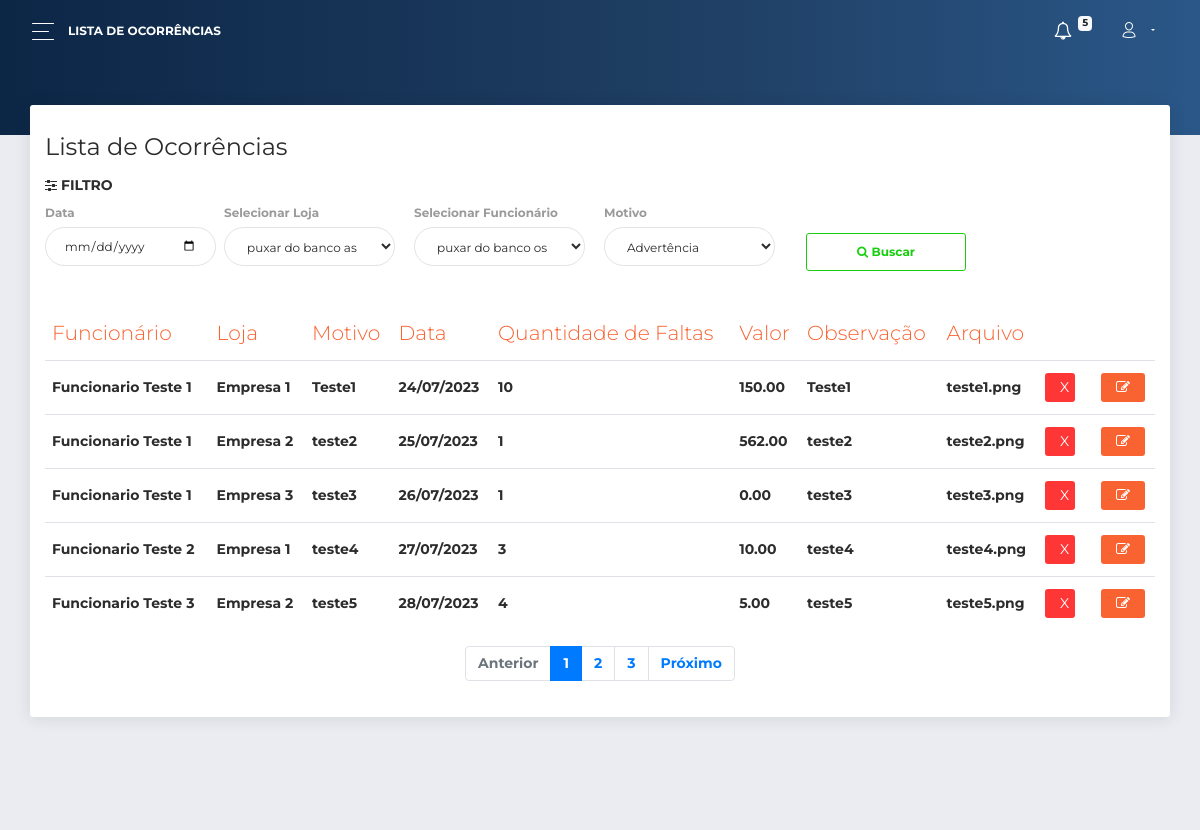
/painel/ocorrencias.php (signed in), run on the app's committed database.
### tables this page shows
CREATE TABLE IF NOT EXISTS `ocorrencias` (
  `id` INT NOT NULL AUTO_INCREMENT,
  `arquivo` TEXT NULL,
  `motivo` VARCHAR(45) NOT NULL,
  `faltas` INT NOT NULL,
  `valor` VARCHAR(45) NOT NULL,
  `observacao` VARCHAR(45) NULL,
  `status` ENUM('Ativo', 'Inativo') NOT NULL,
  `data_criacao` DATETIME NOT NULL,
  `funcionarios_id` INT NOT NULL,
  `empresas_id` INT NOT NULL,
  PRIMARY KEY (`id`),
  INDEX `fk_ocorrencias_funcionarios1_idx` (`funcionarios_id` ASC),
  INDEX `fk_ocorrencias_empresas1_idx` (`empresas_id` ASC),
  CONSTRAINT `fk_ocorrencias_funcionarios1`
    FOREIGN KEY (`funcionarios_id`)
    REFERENCES `funcionarios` (`id`)
    ON DELETE NO ACTION
    ON UPDATE NO ACTION,
  CONSTRAINT `fk_ocorrencias_empresas1`
    FOREIGN KEY (`empresas_id`)
    REFERENCES `empresas` (`id`)
    ON DELETE NO ACTION
    ON UPDATE NO ACTION);

### painel/ocorrencias.php (the view, shortened to what this page needs)
<?php
include_once "../complements/inicio_php.php";
require "../complements/begin_page.php";
$pesquisa_ocorrencias = "SELECT * FROM acessos_ocorrencias WHERE status = 'Ativo' AND usuarios_id =".$_SESSION["id_usuario_login"]['id']." order by data_criacao;";
$resultado_ocorrencias = mysqli_query($conn, $pesquisa_ocorrencias);
?>
<body class="">
  <div class="wrapper ">
    <div class="main-panel" id="main-panel">
      <nav class="navbar navbar-expand-lg navbar-transparent  bg-primary  navbar-absolute">
        <div class="container-fluid">
          <div class="navbar-wrapper">
            <div class="navbar-toggle">
              <button type="button" class="navbar-toggler">
                <span class="navbar-toggler-bar bar1"></span>
                <span class="navbar-toggler-bar bar2"></span>
                <span class="navbar-toggler-bar bar3"></span>
              </button>
            </div>
            <a class="navbar-brand"> Lista de Ocorrências</a>
          </div>
          <div class="collapse navbar-collapse justify-content-end" id="navigation">
            <ul class="navbar-nav">
              <li class="nav-item dropdown">
                <a href="notificacoes.php" class="nav-link">
                  <i class="fa fa-bell-o"></i>
                  <p>
                    <span class="badge badge-light">5</span>
                  </p>
                </a>
              </li>
              <li style="cursor: pointer;" class="nav-item dropdown">
                <a class="nav-link dropdown-toggle" id="navbarDropdownMenuLink" data-toggle="dropdown" aria-haspopup="true" aria-expanded="false">
                  <i class="now-ui-icons users_single-02"></i>
                </a>
              </li>
            </ul>
          </div>
        </div>
      </nav>
      <div class="panel-header panel-header-sm">
      </div>
      <div class="content">
        <div class="row">
          <div class="col-md-12">
            <div class="card">
              <div class="card-header">
                <h4 class="card-title"> Lista de Ocorrências</h4>
                <h6><i class="fa fa-sliders"></i> Filtro</h6>
                <div class="row">
                    <div class="col-md-2 pr-1">
                      <div class="form-group">
                        <label>Data</label>
                        <input type="date" name="data" class="form-control" >
                      </div>
                    </div>
                    <div class="col-md-2 pl-1">
                      <div class="form-group">
                        <label>Selecionar Loja</label>
                        <select name="" class="form-control">
                          <option value="">puxar do banco as empresas que o adm administra</option>
                        </select>
                      </div>
                    </div>
                    <div class="col-md-2 pl-1">
                      <div class="form-group">
                        <label>Selecionar Funcionário</label>
                        <select name="" class="form-control">
                          <option value="">puxar do banco os funcionarios da empresa selecionada</option>
                        </select>
                      </div>
                    </div>
                    <div class="col-md-2 pl-1">
                      <div class="form-group">
                        <label>Motivo</label>
                        <select name="" class="form-control">
                          <option value="">Advertência</option>
                        </select>
                      </div>
                    </div>
                  <div class="col-md-2">
                      <div class="form-group"><br>
                        <button type="submit" name="filtrar" class="btn btn-outline-success" style="width: 100%;"><b><i class="fa fa-search"></i> Buscar</b></button><br>
                      </div>
                    </div>
             </div>
          </div>
              <div class="card-body">
                <div class="table-responsive">
                  <table class="table">
                    <thead class=" text-primary">
                      <th>
                        Funcionário
                      </th>
                      <th>
                        Loja
                      </th>
                      <th>
                        Motivo
                      </th>
                      <th>
                        Data
                      </th>
                      <th>
                        Quantidade de Faltas
                      </th>
                      <th>
                        Valor
                      </th>
                      <th>
                        Observação
                      </th>
                      <th>
                        Arquivo
                      </th>
                      <th>
                      </th>
                      <th>
                      </th>
                    </thead>
                    <tbody>
                      <?php  while ($row_ocorrencias = mysqli_fetch_assoc($resultado_ocorrencias)){ ?>
                      <tr>
                        <td>
                          <?php echo $row_ocorrencias['funcionario_nome_completo'];?>
                        </td>
                        <td>
                          <?php echo $row_ocorrencias['empresa_nome_loja'];?>
                        </td>
                        <td>
                          <?php echo $row_ocorrencias['motivo'];?>
                        </td>
                        <td>
                          <?php echo date("d/m/Y", strtotime($row_ocorrencias['data_criacao']));?>
                        </td>
                        <td>
                          <?php echo $row_ocorrencias['faltas'];?>
                        </td>
                        <td>
                          <?php echo $row_ocorrencias['valor'];?>
                        </td>
                        <td>
                          <?php echo $row_ocorrencias['observacao'];?>
                        </td>
                        <td>
                          <?php echo $row_ocorrencias['arquivo'];?>
                        </td>
                        <td>
                          <form action="" method="get">
                            <button style="width: 60%;"  name="excluir" onclick="myFunction()" class="btn btn-danger btn-sm">X</button>
                        </form>
                        </td>
                        <td>
                          <form action="">
                            <button class="btn btn-primary btn-sm" title="Editar Vendedor"><i class=" fa fa-edit"></i></button>
                        </form>
                        </td>
                      </tr>
                    <?php } ?>
                    </tbody>
                  </table>
                  <nav aria-label="Navegação de página exemplo">
                    <ul class="pagination justify-content-center">
                      <li class="page-item disabled">
                        <a class="page-link" href="#" tabindex="-1">Anterior</a>
                      </li>
                      <li class="page-item active"><a class="page-link" href="#">1</a></li>
                      <li class="page-item"><a class="page-link" href="#">2</a></li>
                      <li class="page-item"><a class="page-link" href="#">3</a></li>
                      <li class="page-item">
                        <a class="page-link" href="#">Próximo</a>
                      </li>
                    </ul>
                  </nav>
                </div>
              </div>
            </div>
          </div>
        </div>
      </div>
      <footer class="footer">
      </footer>
    </div>
  </div>
</body>
</html>

### complements/begin_page.php (shortened to what this page needs)
<!DOCTYPE html>
<html lang="pt">
<head>
  <link rel="stylesheet" href="https://use.fontawesome.com/releases/v5.7.1/css/all.css">
  <link href="assets/css/bootstrap.min.css" rel="stylesheet" />
  <link href="assets/css/now-ui-dashboard.css?v=1.3.0" rel="stylesheet" />
  <link href="assets/css/style.css" rel="stylesheet" />
  <link href="assets/demo/demo.css" rel="stylesheet" />
  <link rel="stylesheet" href="https://cdnjs.cloudflare.com/ajax/libs/font-awesome/4.7.0/css/font-awesome.min.css">
  <link href="https://cdnjs.cloudflare.com/ajax/libs/font-awesome-animation/0.2.1/font-awesome-animation.min.css" rel="stylesheet" />
</head>

### painel/assets/css/style.css (style rules this page uses)
.badge { font-size: 10px; position: relative; top: -8px; left: -1px; }

### data on the page
ocorrencias: funcionario_nome_completo "Funcionario Teste 1", empresa_nome_loja "Empresa 1", motivo "Teste1", data_criacao "24/07/2023", faltas "10", valor "150.00", observacao "Teste1", arquivo "teste1.png"
ocorrencias: funcionario_nome_completo "Funcionario Teste 1", empresa_nome_loja "Empresa 2", motivo "teste2", data_criacao "25/07/2023", faltas "1", valor "562.00", observacao "teste2", arquivo "teste2.png"
ocorrencias: funcionario_nome_completo "Funcionario Teste 1", empresa_nome_loja "Empresa 3", motivo "teste3", data_criacao "26/07/2023", faltas "1", valor "0.00", observacao "teste3", arquivo "teste3.png"
ocorrencias: funcionario_nome_completo "Funcionario Teste 2", empresa_nome_loja "Empresa 1", motivo "teste4", data_criacao "27/07/2023", faltas "3", valor "10.00", observacao "teste4", arquivo "teste4.png"
ocorrencias: funcionario_nome_completo "Funcionario Teste 3", empresa_nome_loja "Empresa 2", motivo "teste5", data_criacao "28/07/2023", faltas "4", valor "5.00", observacao "teste5", arquivo "teste5.png"
